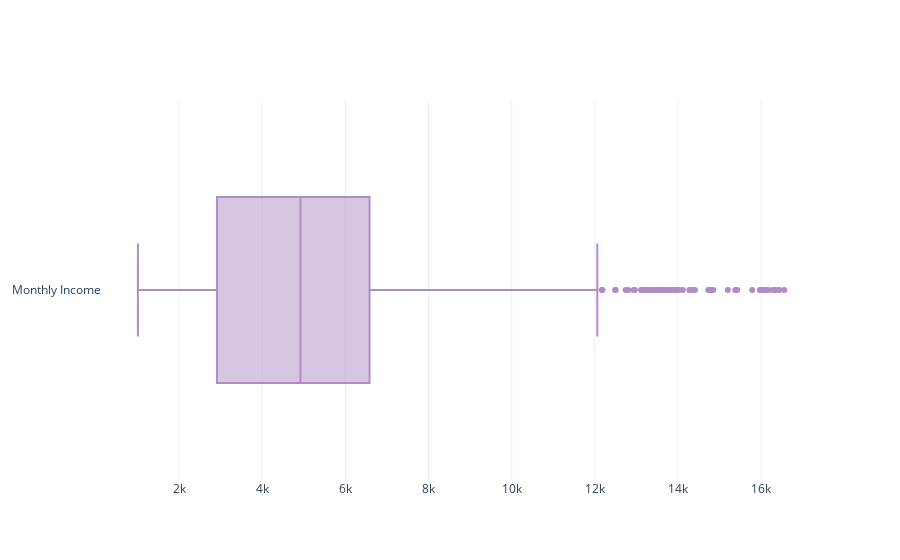

The code cell stored with this chart in its notebook:
### Code cell
fig = go.Figure()

fig.add_trace(go.Box(
    x=df_copy[att],
    name=name,
    marker_color=color
))
fig.update_layout(
    xaxis=dict(zeroline=False),
    boxmode='group',
    template="plotly_white",
    showlegend=False
)
fig.update_traces(orientation='h') # horizontal box plots
fig.show()

### Figure 1 — Plotly figure (JSON) as saved in the notebook; plotly's stock layout.template omitted (floating-point values rounded to 4 significant figures; data arrays with more than 128 entries replaced by an {"elided": "..."} marker saying what was removed)
{"data": [{"marker": {"color": "#af8dc3"}, "name": "Monthly Income", "orientation": "h", "type": "box", "x": {"elided": "1470 int values"}}], "layout": {"boxmode": "group", "showlegend": false, "xaxis": {"zeroline": false}}}
